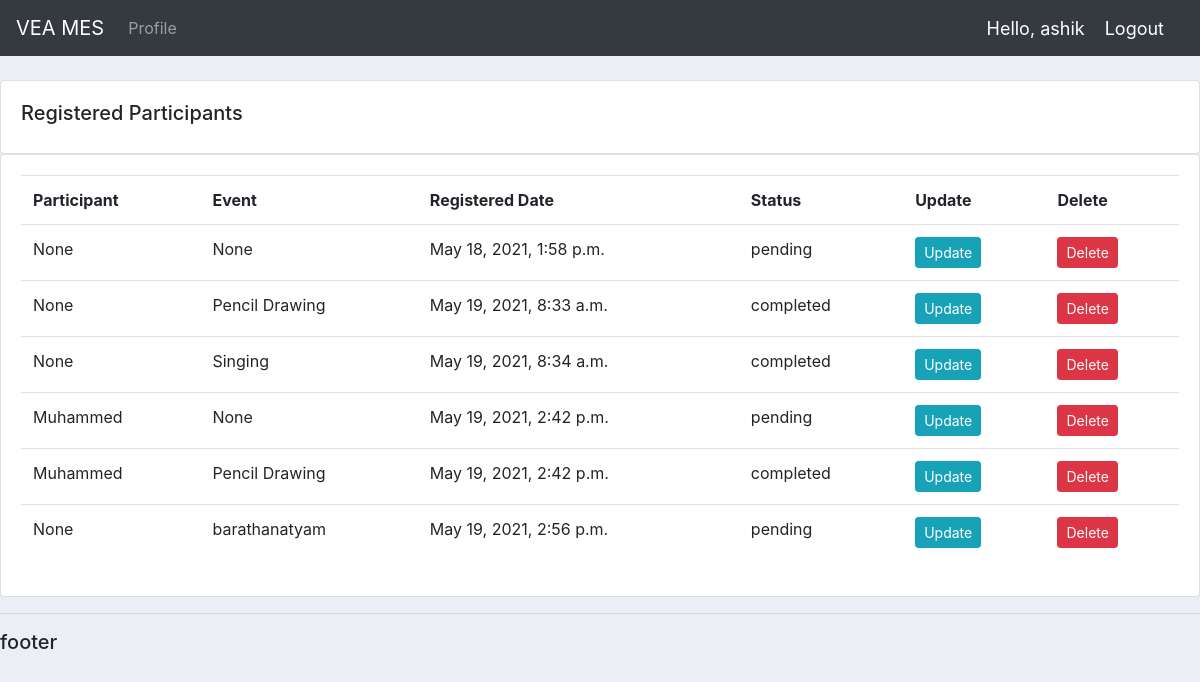
Before: /event_member/ (signed in) with the older database file.
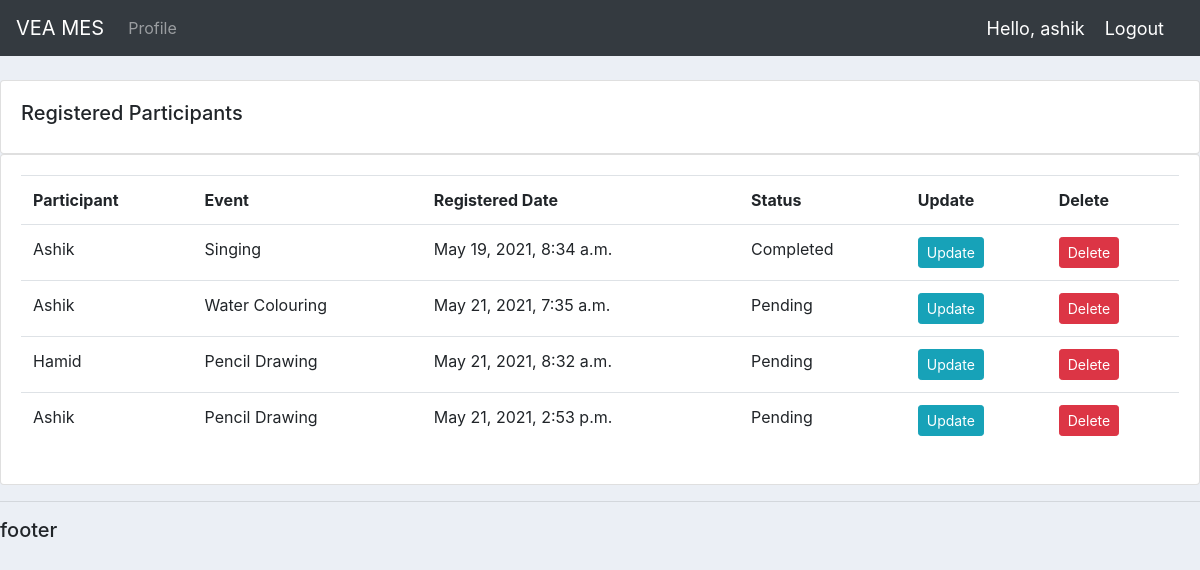
After: the same page with the newer database file.
### accounts/models.py (models this page shows, shortened)
class Event_Member(models.Model):
    STATUS = (
        ('Pending', 'Pending'),
        ('Completed', 'Completed'),
        ('Absent', 'Absent'),
    )
    participant = models.ForeignKey(Participant, null=True, on_delete=models.CASCADE)
    event = models.ForeignKey(Event, null=True, on_delete=models.CASCADE)
    date_created = models.DateTimeField(auto_now_add=True, null=True)
    status = models.CharField(max_length=200, null=True, choices=STATUS)

class Event(models.Model):
    STATUS = (
        ('Ongoing', 'Ongoing'),
        ('Completed', 'Completed'),
        ('Upcoming', 'Upcoming'),
    )
    name = models.CharField(max_length=200, null=True)
    location = models.CharField(max_length=200, null=True)
    number_of_participants = models.CharField(max_length=200, null=True)
    status = models.CharField(max_length=200, null=True, choices=STATUS)
    description = models.CharField(max_length=200, null=True, blank=True)
    date = models.DateTimeField(blank=True, null=True)
    def __str__(self):
        return self.name

class Participant(models.Model):
    user = models.OneToOneField(User, null=True, on_delete=models.CASCADE)
    name = models.CharField(max_length=200, null=True)
    phone = models.CharField(max_length=200, null=True)
    email = models.CharField(max_length=200, null=True)
    date_created = models.DateTimeField(auto_now_add=True, null=True)
    def __str__(self):
        return self.name

### accounts/views.py (the view)
# urls.py: path('event_member/', views.event_member, name='event_member'),
@login_required(login_url='login')
def event_member(request):
    event_member = Event_Member.objects.all()
    return render(request, 'accounts/profile1.html', {'event_member': event_member})

### accounts/templates/accounts/profile1.html (shortened to what this page needs)
{% extends 'accounts/main.html' %}
{% block content %}
    		<br>
		<div class="row">
			<div class="col-md">
				<div class="card card-body">
					<h5>Registered Participants</h5>
				</div>
				<div class="card card-body">
					<table class="table">
						<tr>
							<th>Participant</th>
							<th>Event</th>
							<th>Registered Date</th>
							<th>Status</th>
							<th>Update</th>
							<th>Delete</th>
						</tr>
						{% for event_member in event_member %}
				<tr>
					<td>{{event_member.participant}}</td>
					<td>{{event_member.event}}</td>
					<td>{{event_member.date_created}}</td>
					<td>{{event_member.status}}</td>
					<td><a class="btn btn-sm btn-info" href="{% url 'update_event_member' event_member.id %}">Update</a> </td>
					<td><a class="btn btn-sm btn-danger" href="{% url 'delete_event_member' event_member.id %}">Delete</a> </td>
				</tr>
				{% endfor %}
					</table>
				</div>
			</div>
		</div>
{% endblock %}

### accounts/templates/accounts/main.html (shortened to what this page needs)
{% load static %}
<!DOCTYPE html>
<html lang="en">
<head>
    <link rel="stylesheet" href="https://maxcdn.bootstrapcdn.com/bootstrap/4.0.0/css/bootstrap.min.css"
>
    <link rel="stylesheet" type="text/css" href="{% static '/css/main.css' %}">
</head>
<body>
    {% include 'accounts/navbar.html' %}
    {% block content %}
    {% endblock %}
<hr>
    <h5>footer</h5>
</body>
</html>

### accounts/templates/accounts/navbar.html (shortened to what this page needs)
{% load static %}
<nav class="navbar navbar-expand-lg navbar-dark bg-dark">
  <a class="navbar-brand" href="{% url 'home' %}">VEA MES</a>
  <div class="collapse navbar-collapse" id="navbarNav">
    <ul class="navbar-nav">
      {% if request.user.is_staff %}
      <li class="nav-item active">
        <a class="nav-link" href="{% url 'home' %}">Dashboard</a>
      </li>
      <li class="nav-item">
        <a class="nav-link" href="{% url 'participants' %}">Participants</a>
      </li>
      <li class="nav-item">
        <a class="nav-link" href="{% url 'events' %}">Events</a>
      </li>
      <li class="nav-item">
        <a class="nav-link" href="{% url 'event_member' %}">Registration</a>
      </li>
      {% else %}
       <li class="nav-item">
        <a class="nav-link" href="{% url 'account' %}">Profile</a>
      </li>
      {% endif %}
    </ul>
  </div>
  <span class="hello-msg">Hello, {{request.user}}</span>
  <span ><a  class="hello-msg" href="{% url 'logout' %}">Logout</a></span>
</nav>

### static/css/main.css (style rules this page uses)
body { background-color: #ebeff5; }

### accounts/templates/accounts/navbar.html (style rules this page uses)
.hello-msg { font-size: 18px; color: #fff; margin-right: 20px; }

Changed rows visible on the page:
removed Event_Member: participant "None", event "None", date_created "May 18, 2021, 1:58 p.m.", status "pending"
removed Event_Member: participant "None", event "Pencil Drawing", date_created "May 19, 2021, 8:33 a.m.", status "completed"
removed Event_Member: participant "Muhammed", event "None", date_created "May 19, 2021, 2:42 p.m.", status "pending"
removed Event_Member: participant "Muhammed", event "Pencil Drawing", date_created "May 19, 2021, 2:42 p.m.", status "completed"
removed Event_Member: participant "None", event "barathanatyam", date_created "May 19, 2021, 2:56 p.m.", status "pending"
changed Event_Member "Singing": participant "None" → "Ashik"; status "completed" → "Completed"
added Event_Member: participant "Ashik", event "Water Colouring", date_created "May 21, 2021, 7:35 a.m.", status "Pending"
added Event_Member: participant "Hamid", event "Pencil Drawing", date_created "May 21, 2021, 8:32 a.m.", status "Pending"
added Event_Member: participant "Ashik", event "Pencil Drawing", date_created "May 21, 2021, 2:53 p.m.", status "Pending"
